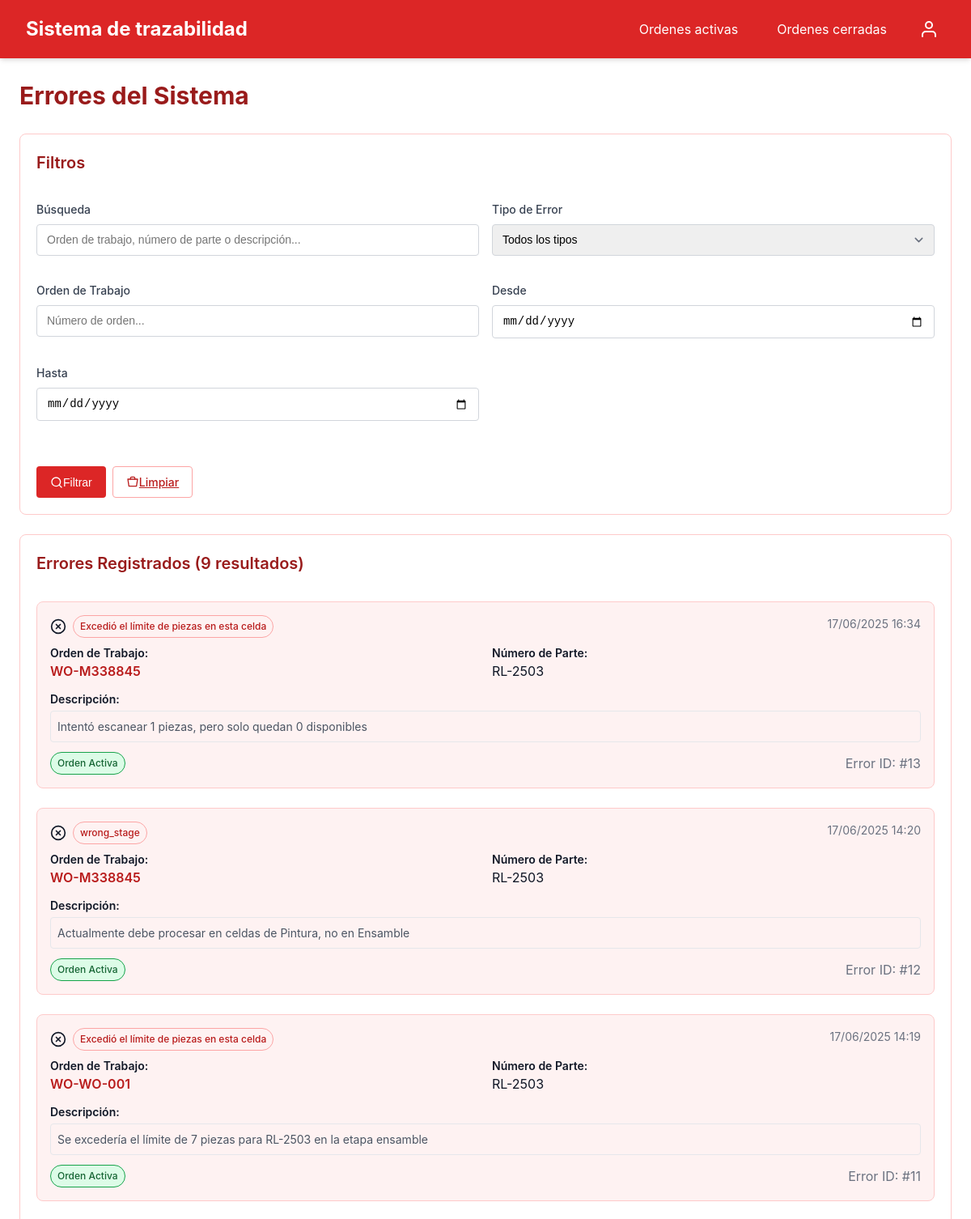
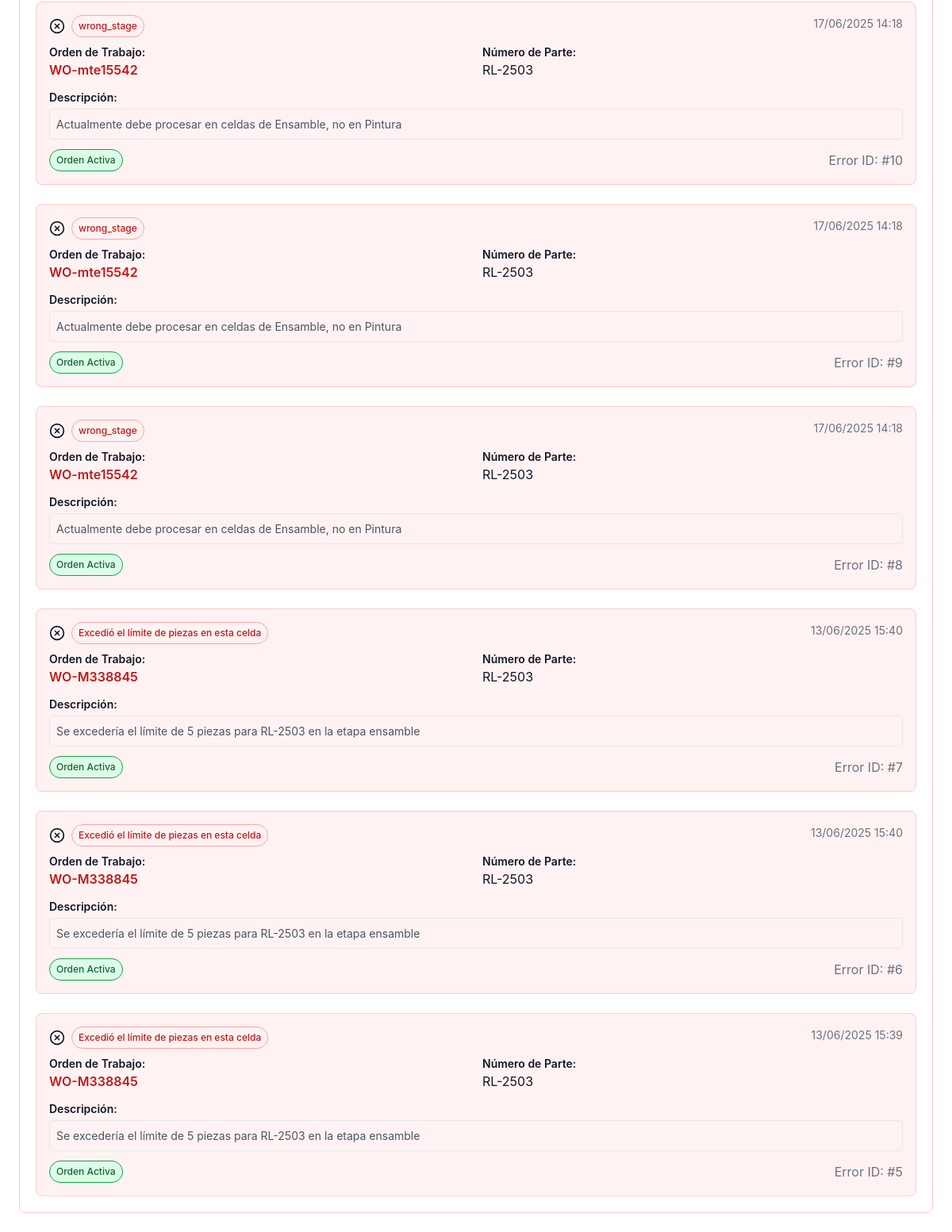
The page /errores/ on the database as committed earlier (2 pictures, top to bottom).
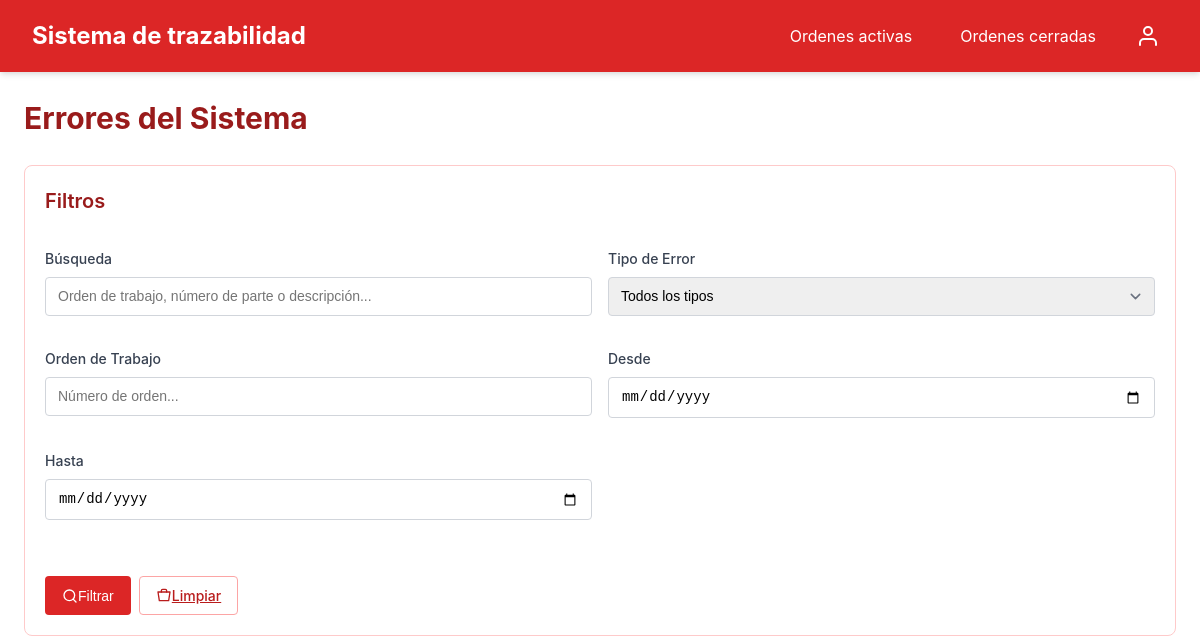
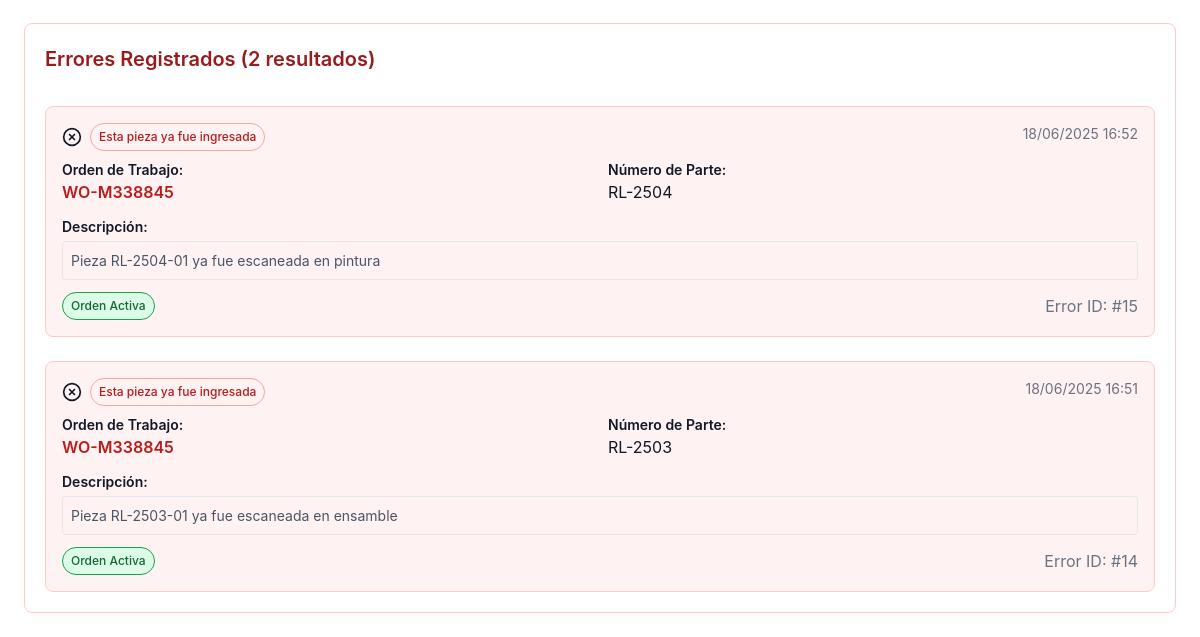
The same page on the database as committed later (2 pictures, top to bottom).
### system/models.py (models this page shows, shortened)
class Errors(models.Model):
    ERROR_CHOICES = [
        ('exceeded_limit', 'Excedió el límite de piezas en esta celda'),
        ('missing_parts', 'Faltan piezas en esta celda'),
        ('already_entered', 'Esta pieza ya fue ingresada'),
        ('wrong_work_order', 'Esta pieza no pertenece a esta orden de trabajo'),
        ('wrong_cell', 'Esta pieza no debería estar aún en esta celda'),
    ]
    workorders = models.ForeignKey(WorkOrders, on_delete=models.CASCADE, related_name='errors')
    items = models.ForeignKey(Items, on_delete=models.CASCADE, related_name='errors')
    error = models.CharField(max_length=20, choices=ERROR_CHOICES)
    pub_date = models.DateTimeField(default=timezone.now)
    description = models.TextField(blank=True)
    class Meta:
        verbose_name_plural = "Errors"

class WorkOrders(models.Model):
    number = models.CharField(max_length=100, db_index=True)
    status = models.BooleanField(default=True)  # active or closed
    cells = models.ManyToManyField(Cells, related_name='workOrderItems')
    pub_date = models.DateTimeField(default=timezone.now)
    closed_date = models.DateTimeField(null=True, blank=True)
    closedBy = models.ForeignKey(User, on_delete=models.SET_NULL, null=True, blank=True)
    current_stage = models.CharField(
        max_length=10,
        choices=[('ensamble', 'Ensamble'), ('pintura', 'Pintura'), ('empaque', 'Empaque')],
        default='ensamble'
    )
    class Meta:
        verbose_name_plural = "Work Orders"

class Items(models.Model):
    part_number = models.CharField(max_length=100, unique=True)
    cells = models.ManyToManyField(Cells, related_name='items')
    class Meta:
        verbose_name_plural = "Items"

### system/views.py (the view)
# urls.py: path('errores/', errors_view, name='errors'),
def errors_view(request):
    errors_list = Errors.objects.select_related('workorders', 'items').order_by('-pub_date')
    search_query = request.GET.get('search', '')
    error_type = request.GET.get('error_type', '')
    date_from = request.GET.get('date_from', '')
    date_to = request.GET.get('date_to', '')
    work_order_filter = request.GET.get('work_order', '')
    if search_query:
        errors_list = errors_list.filter(
            Q(workorders__number__icontains=search_query) |
            Q(items__part_number__icontains=search_query) |
            Q(description__icontains=search_query)
        )
    if error_type:
        errors_list = errors_list.filter(error=error_type)
    if work_order_filter:
        errors_list = errors_list.filter(workorders__number__icontains=work_order_filter)
    if date_from:
        try:
            date_from_parsed = datetime.strptime(date_from, '%Y-%m-%d')
            errors_list = errors_list.filter(pub_date__date__gte=date_from_parsed.date())
        except ValueError:
            pass
    if date_to:
        try:
            date_to_parsed = datetime.strptime(date_to, '%Y-%m-%d')
            errors_list = errors_list.filter(pub_date__date__lte=date_to_parsed.date())
        except ValueError:
            pass
    paginator = Paginator(errors_list, 20)  # 20 errores por página
    page_number = request.GET.get('page')
    page_obj = paginator.get_page(page_number)
    total_errors = errors_list.count()
    today_errors = errors_list.filter(pub_date__date=timezone.now().date()).count()
    week_errors = errors_list.filter(pub_date__date__gte=timezone.now().date() - timedelta(days=7)).count()
    error_types = Errors.ERROR_CHOICES
    active_work_orders = WorkOrders.objects.filter(status=True).order_by('number')
    context = {
        'page_obj': page_obj,
        'total_errors': total_errors,
        'today_errors': today_errors,
        'week_errors': week_errors,
        'error_types': error_types,
        'active_work_orders': active_work_orders,
        'search_query': search_query,
        'error_type': error_type,
        'date_from': date_from,
        'date_to': date_to,
        'work_order_filter': work_order_filter,
    }
    return render(request, 'system/errors.html', context)

### system/templates/system/errors.html (shortened to what this page needs)
{% extends 'system/base.html' %}
{% block content %}
<div class="space-y">
    <div class="flex justify-between items-center">
        <h1 class="page-title">Errores del Sistema</h1>
    </div>
    <div class="card">
        <div class="card-header">
            <h2 class="card-title">Filtros</h2>
        </div>
        <div class="card-content">
            <form method="GET" class="space-y">
                <div class="grid grid-cols-2 gap-4">
                    <div class="form-group">
                        <label for="search" class="form-label">Búsqueda</label>
                        <input type="text"
                               id="search"
                               name="search"
                               class="form-control"
                               placeholder="Orden de trabajo, número de parte o descripción..."
                               value="{{ search_query }}">
                    </div>
                    <div class="form-group">
                        <label for="error_type" class="form-label">Tipo de Error</label>
                        <select id="error_type" name="error_type" class="form-control form-select">
                            <option value="">Todos los tipos</option>
                        </select>
                    </div>
                    <div class="form-group">
                        <label for="work_order" class="form-label">Orden de Trabajo</label>
                        <input type="text"
                               id="work_order"
                               name="work_order"
                               class="form-control"
                               placeholder="Número de orden..."
                               value="{{ work_order_filter }}">
                    </div>
                    <div class="form-group">
                        <label for="date_from" class="form-label">Desde</label>
                        <input type="date"
                               id="date_from"
                               name="date_from"
                               class="form-control"
                               value="{{ date_from }}">
                    </div>
                    <div class="form-group">
                        <label for="date_to" class="form-label">Hasta</label>
                        <input type="date"
                               id="date_to"
                               name="date_to"
                               class="form-control"
                               value="{{ date_to }}">
                    </div>
                </div>
                <div class="flex gap-2 mt-4">
                    <button type="submit" class="btn btn-primary">
                        <svg xmlns="http://www.w3.org/2000/svg" width="16" height="16" viewBox="0 0 24 24" fill="none" stroke="currentColor" stroke-width="2" stroke-linecap="round" stroke-linejoin="round">
                            <circle cx="11" cy="11" r="8"></circle>
                            <path d="M21 21l-4.35-4.35"></path>
                        </svg>
                        Filtrar
                    </button>
                    <a href="{% url 'errors' %}" class="btn btn-outline">
                        <svg xmlns="http://www.w3.org/2000/svg" width="16" height="16" viewBox="0 0 24 24" fill="none" stroke="currentColor" stroke-width="2" stroke-linecap="round" stroke-linejoin="round">
                            <path d="M3 6h18l-2 13H5L3 6z"></path>
                            <path d="M8 6V4a2 2 0 0 1 2-2h4a2 2 0 0 1 2 2v2"></path>
                        </svg>
                        Limpiar
                    </a>
                </div>
            </form>
        </div>
    </div>
    <div class="card">
        <div class="card-header">
            <h2 class="card-title">
                Errores Registrados
                {% if page_obj.paginator.count %}
                    ({{ page_obj.paginator.count }} resultado{% if page_obj.paginator.count != 1 %}s{% endif %})
                {% endif %}
            </h2>
        </div>
        <div class="card-content">
            {% if page_obj %}
                <div class="space-y">
                    {% for error in page_obj %}
                        <div class="border border-red-200 rounded-lg p-4 bg-red-50">
                            <div class="flex justify-between items-start mb-2">
                                <div class="flex items-center gap-2">
                                    <span class="badge badge-outline">{{ error.get_error_display }}</span>
                                </div>
                                <div class="text-sm text-gray-500">
                                    {{ error.pub_date|date:"d/m/Y H:i" }}
                                </div>
                            </div>
                            <div class="grid grid-cols-2 gap-4 mb-3">
                                <div>
                                    <div class="text-sm font-semibold text-gray-700">Orden de Trabajo:</div>
                                    <div class="text-red-700 font-semibold">WO-{{ error.workorders.number }}</div>
                                </div>
                                <div>
                                    <div class="text-sm font-semibold text-gray-700">Número de Parte:</div>
                                    <div class="text-gray-900">{{ error.items.part_number }}</div>
                                </div>
                            </div>
                            {% if error.description %}
                                <div class="mt-3">
                                    <div class="text-sm font-semibold text-gray-700 mb-1">Descripción:</div>
                                    <div class="text-gray-600 text-sm bg-white p-2 rounded border">
                                        {{ error.description }}
                                    </div>
                                </div>
                            {% endif %}
                            <div class="mt-3 flex justify-between items-center">
                                <div class="flex gap-2">
                                    <span class="badge {% if error.workorders.status %}badge-success{% else %}badge-neutral{% endif %}">
                                        {% if error.workorders.status %}Orden Activa{% else %}Orden Cerrada{% endif %}
                                    </span>
                                </div>
                                <div class="text-xs text-gray-500">
                                    Error ID: #{{ error.id }}
                                </div>
                            </div>
                        </div>
                    {% endfor %}
                </div>
            {% endif %}
        </div>
    </div>
</div>
{% endblock %}

### system/templates/system/base.html (shortened to what this page needs)
{% load static %}
<!DOCTYPE html>
<html lang="en">
<head>
</head>
<body>
    <div class="min-h-screen">
        <nav class="navbar">
            <div class="container navbar-container">
                <a href="{% url 'activeWorkOrders' %}" style="text-decoration: none; color: white;"><h1 class="navbar-title">Sistema de trazabilidad</h1></a>
                <div class="flex items-center gap-4">
                    <div class="navbar-links">
                        <a href="{% url 'activeWorkOrders' %}" class="navbar-link {% if request.resolver_match.url_name == 'active_work_orders' %}active{% endif %}">
                            Ordenes activas
                        </a>
                        <a href="{% url 'closedWorkOrders' %}" class="navbar-link {% if request.resolver_match.url_name == 'closed_orders' %}active{% endif %}">
                            Ordenes cerradas
                        </a>
                            </div>
                    <div class="dropdown user-dropdown">
                        <button id="user-dropdown-button" class="user-icon">
                            <svg xmlns="http://www.w3.org/2000/svg" width="24" height="24" viewBox="0 0 24 24" fill="none" stroke="currentColor" stroke-width="2" stroke-linecap="round" stroke-linejoin="round">
                                <path d="M20 21v-2a4 4 0 0 0-4-4H8a4 4 0 0 0-4 4v2"></path>
                                <circle cx="12" cy="7" r="4"></circle>
                            </svg>
                        </button>
                    </div>
                </div>
            </div>
        </nav>
        <main class="container main-content">
            {% block content %}
            {% endblock %}
        </main>
    </div>
</body>
</html>

Rows that differ between the two databases and show on the page:
removed Errors: error "Excedió el límite de piezas en esta celda", pub_date "17/06/2025 16:34", workorders.number "M338845", items.part_number "RL-2503", description "Intentó escanear 1 piezas, pero solo quedan 0 disponibles", shows "Orden Activa", id "13"
removed Errors: error "wrong_stage", pub_date "17/06/2025 14:20", workorders.number "M338845", items.part_number "RL-2503", description "Actualmente debe procesar en celdas de Pintura, no en Ensamble", shows "Orden Activa", id "12"
removed Errors: error "Excedió el límite de piezas en esta celda", pub_date "17/06/2025 14:19", workorders.number "WO-001", items.part_number "RL-2503", description "Se excedería el límite de 7 piezas para RL-2503 en la etapa ensamble", shows "Orden Activa", id "11"
removed Errors: error "wrong_stage", pub_date "17/06/2025 14:18", workorders.number "mte15542", items.part_number "RL-2503", description "Actualmente debe procesar en celdas de Ensamble, no en Pintura", shows "Orden Activa", id "10"
removed Errors: error "wrong_stage", pub_date "17/06/2025 14:18", workorders.number "mte15542", items.part_number "RL-2503", description "Actualmente debe procesar en celdas de Ensamble, no en Pintura", shows "Orden Activa", id "9"
removed Errors: error "wrong_stage", pub_date "17/06/2025 14:18", workorders.number "mte15542", items.part_number "RL-2503", description "Actualmente debe procesar en celdas de Ensamble, no en Pintura", shows "Orden Activa", id "8"
removed Errors: error "Excedió el límite de piezas en esta celda", pub_date "13/06/2025 15:40", workorders.number "M338845", items.part_number "RL-2503", description "Se excedería el límite de 5 piezas para RL-2503 en la etapa ensamble", shows "Orden Activa", id "7"
removed Errors: error "Excedió el límite de piezas en esta celda", pub_date "13/06/2025 15:40", workorders.number "M338845", items.part_number "RL-2503", description "Se excedería el límite de 5 piezas para RL-2503 en la etapa ensamble", shows "Orden Activa", id "6"
removed Errors: error "Excedió el límite de piezas en esta celda", pub_date "13/06/2025 15:39", workorders.number "M338845", items.part_number "RL-2503", description "Se excedería el límite de 5 piezas para RL-2503 en la etapa ensamble", shows "Orden Activa", id "5"
added Errors: error "Esta pieza ya fue ingresada", pub_date "18/06/2025 16:52", workorders.number "M338845", items.part_number "RL-2504", description "Pieza RL-2504-01 ya fue escaneada en pintura", shows "Orden Activa", id "15"
added Errors: error "Esta pieza ya fue ingresada", pub_date "18/06/2025 16:51", workorders.number "M338845", items.part_number "RL-2503", description "Pieza RL-2503-01 ya fue escaneada en ensamble", shows "Orden Activa", id "14"
Other text that changed with them:
{{ page_obj.paginator.count }}: "9" → "2"
